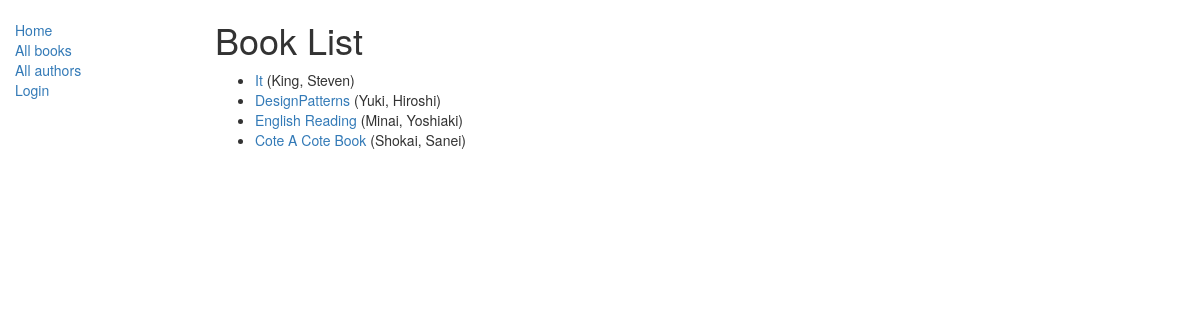
Before: /catalog/books/ with the older database file.
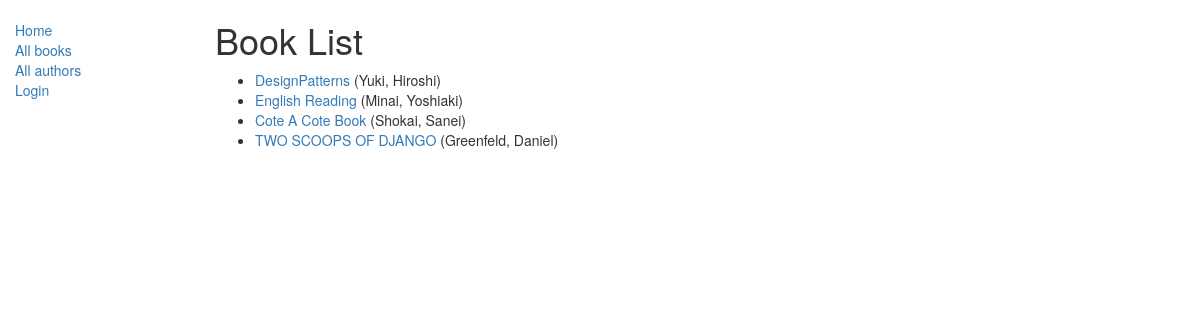
After: the same page with the newer database file.
### catalog/models.py (models this page shows, shortened)
class Book(models.Model):
    title = models.CharField(max_length=200)
    author = models.ForeignKey('Author', on_delete=models.SET_NULL, null=True)
    summary = models.TextField(max_length=1000, help_text="Enter a brief description of the book")
    isbn = models.CharField('ISBN', max_length=13,
            help_text='13 Character <a href="https://www.isbn-international.org/content/what-isbn">ISBN number</a>')
    genre = models.ManyToManyField(Genre, help_text="Select a genre for this book")
    language = models.ForeignKey('Language', on_delete=models.SET_NULL, null=True)
    def get_absolute_url(self):
        return reverse('book-detail', args=[str(self.id)])
    def display_genre(self):
        """
        Creates a string for the Genre. This is required to display genre in Admin.
        """
        return ', '.join([genre.name for genre in self.genre.all()[:3]])
    display_genre.short_description = 'Genre'

class Author(models.Model):
    first_name = models.CharField(max_length=100)
    last_name = models.CharField(max_length=100)
    date_of_birth = models.DateField(null=True, blank=True)
    date_of_death = models.DateField('died', null=True, blank=True)
    def __str__(self):
        return '%s, %s' % (self.last_name, self.first_name)

### catalog/views.py (the view)
class BookListView(generic.ListView):
    model = Book
    paginate_by = 10

### catalog/templates/catalog/book_list.html
{% extends "base_generic.html" %}
{% block content %}
    <h1>Book List</h1>
    {% if book_list %}
    <ul>
      {% for book in book_list %}
      <li>
        <a href="{{ book.get_absolute_url }}">{{ book.title }}</a> ({{ book.author }})
      </li>
      {% endfor %}
    </ul>
    {% else %}
      <p>There are no books in the library.</p>
    {% endif %}
{% endblock %}

### catalog/templates/base_generic.html (shortened to what this page needs)
<!DOCTYPE html>
<html lang="en">
<head>
  <link rel="stylesheet" href="https://maxcdn.bootstrapcdn.com/bootstrap/3.3.7/css/bootstrap.min.css">
  {% load static %}
  <link rel="stylesheet" href="{% static 'css/styles.css' %}">
</head>
<body>
  <div class="container-fluid">
    <div class="row">
      <div class="col-sm-2">
      {% block sidebar %}
      <ul class="sidebar-nav">
            <li><a href="{% url 'index' %}">Home</a></li>
            <li><a href="{% url 'books' %}">All books</a></li>
            <li><a href="{% url 'authors' %}">All authors</a></li>
            {% if user.is_authenticated %}
              <li>User: {{ user.get_username }}</li>
              <li><a href="{% url 'my-borrowed' %}">My Borrowed</a></li>
              <li><a href="{% url 'logout'%}?next={{request.path}}">Logout</a></li>
            {% else %}
              <li><a href="{% url 'login'%}?next={{request.path}}">Login</a></li>
            {% endif %}
      </ul>
     {% endblock %}
      </div>
      <div class="col-sm-10 ">
      {% block content %}{% endblock %}
      </div>
    </div>
  </div>
</body>
</html>

### catalog/static/css/styles.css (style rules this page uses)
.sidebar-nav { margin-top: 20px; padding: 0; list-style: none; }

Changed rows visible on the page:
removed Book: title "It", author "King, Steven"
added Book: title "TWO SCOOPS OF DJANGO", author "Greenfeld, Daniel"
